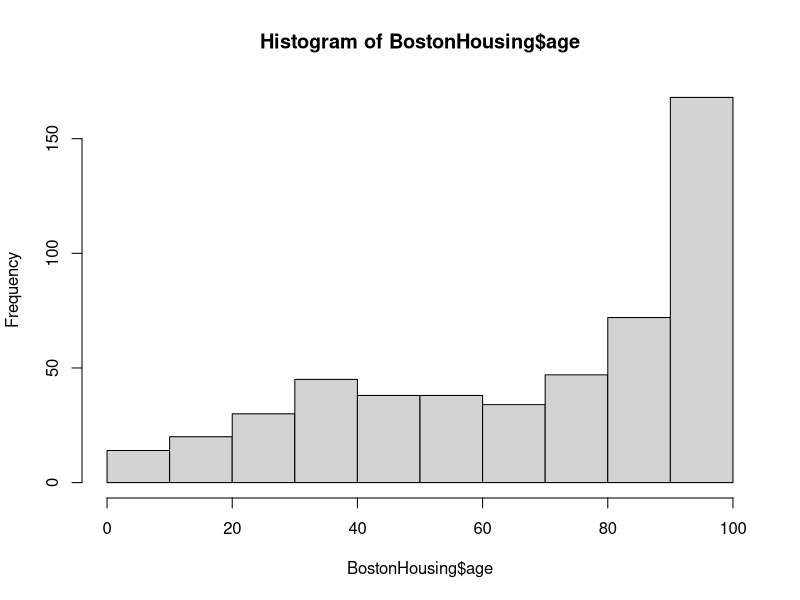
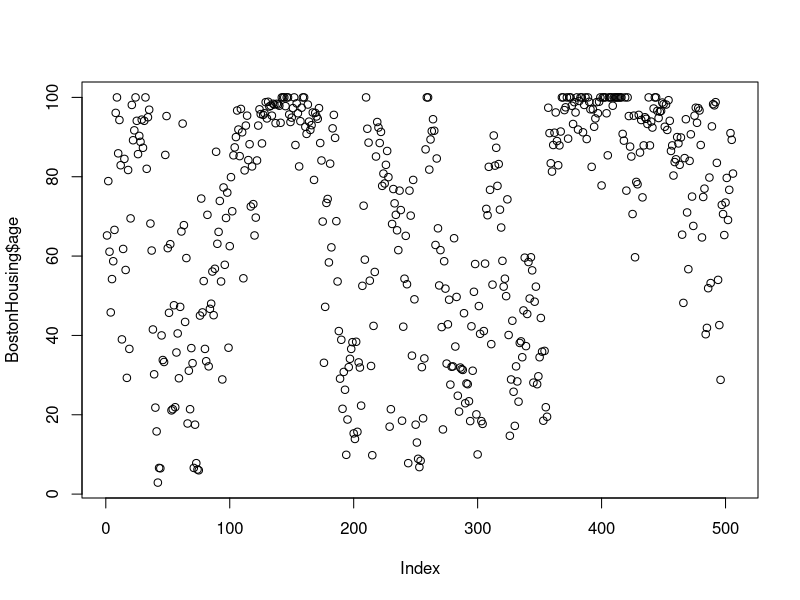
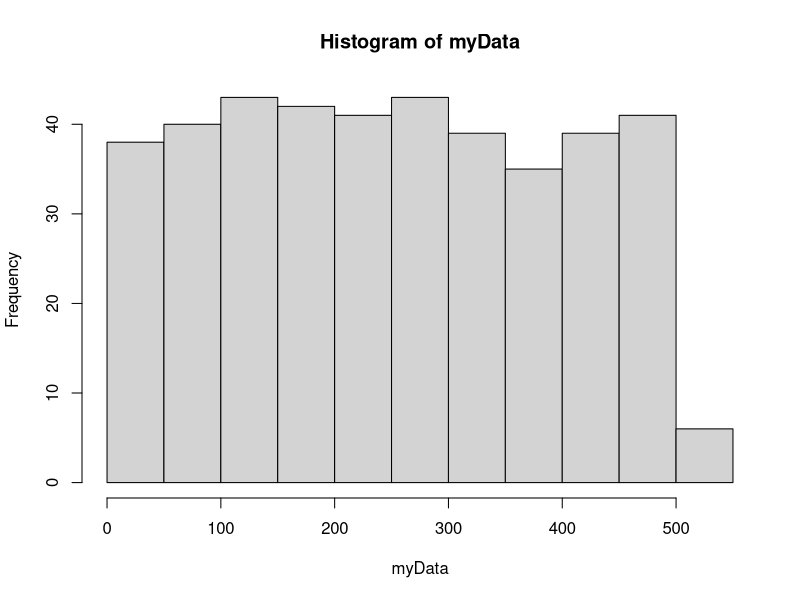
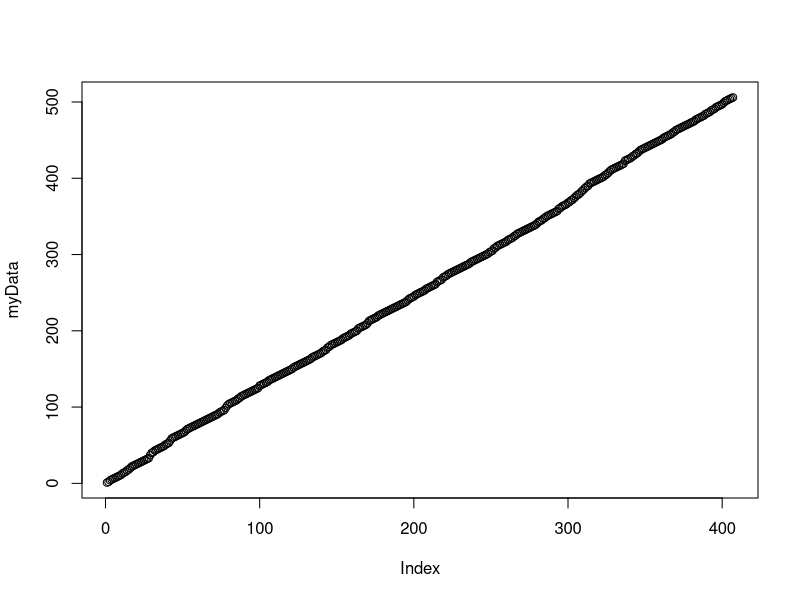

The R source for these figures, in order:
##################################
# Machine Learning with R        #
# Date: 23rd October, 2022       #
# Data Science Mar'2022 Class    #
##################################

# Import libraries
install.packages("mlbench")
library (mlbench)
install.packages("caret")
library(caret)


# Load the BostonHousing dataset
data (BostonHousing)

# visualize the data
hist(BostonHousing$age)
plot(BostonHousing$age)

# Split the dataset using stratify random sampling
myData <- createDataPartition(BostonHousing$med, p = 0.8, list = FALSE)


#Visualize the training data of 80% 
hist(myData)
plot(myData)

Training_Dataset <- BostonHousing[myData,]
Testing_Dataset <- BostonHousing[-myData,]

# Time to build our Linear Regression Model
Model <-  train(
  medv ~.,
  data = Training_Dataset,
  na.action = na.omit,  # to treat non-available variables.
  preProcess = c("scale", "center"),
  method = "lm",
  trControl = trainControl(method = "none")
  
)
# It's time to predict using our model
Model.Training <- predict(Model, Training_Dataset)
Model.Testing <- predict(Model, Testing_Dataset)

#Model summary
summary(Model)
